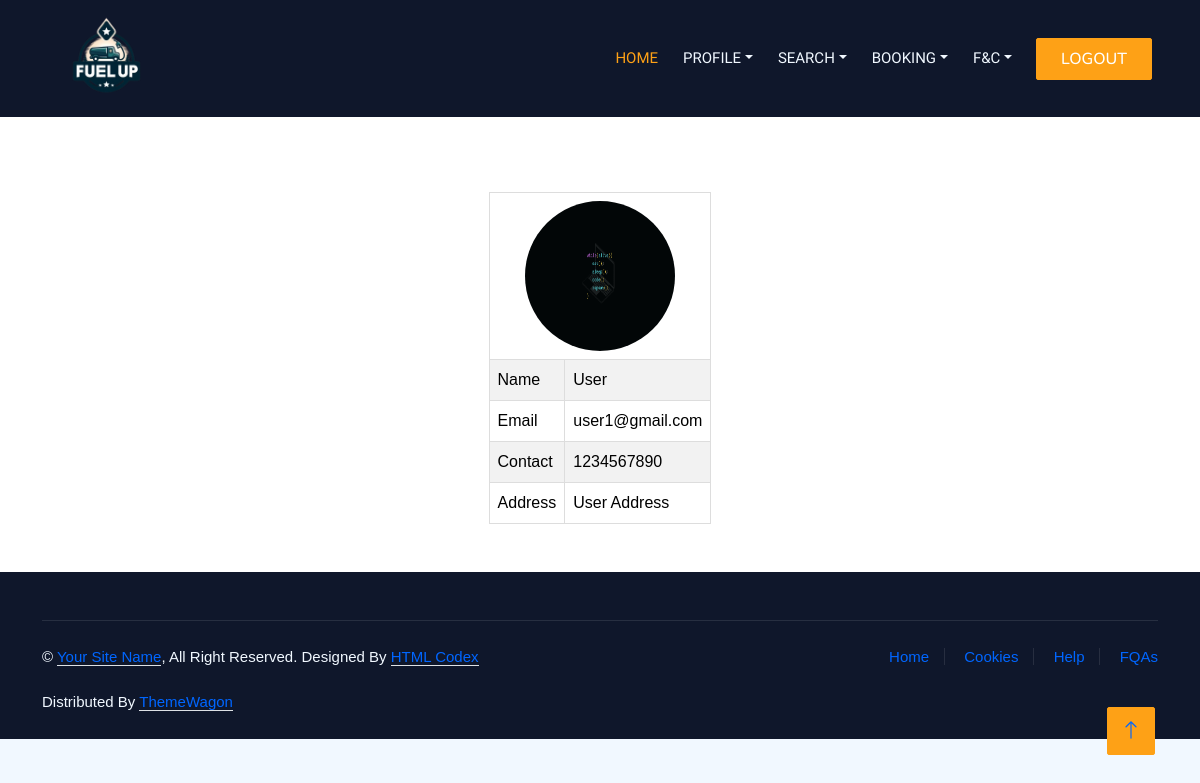
Screenshot of /User/Myprofile/ (signed in) with the database file from the repository.
### Guest/models.py (models this page shows)
class tbl_user(models.Model):
    user_name=models.CharField(max_length=20)
    user_email=models.CharField(max_length=30)
    user_contact=models.CharField(max_length=15)
    user_address=models.CharField(max_length=50)
    user_password=models.CharField(max_length=20)
    user_photo=models.FileField(upload_to='UserDoc/')
    place=models.ForeignKey(tbl_place,on_delete=models.CASCADE)

### User/views.py (the view)
# urls.py: path('Myprofile/',views.Myprofile,name="MyProfile"),
def Myprofile(request):
    if 'userid' in request.session:
        user=tbl_user.objects.get(id=request.session["userid"])
        return render(request,"User/Myprofile.html",{"User":user})
    else:
        return render(request,"Guest/Login.html")

### User/Templates/User/Myprofile.html (shortened to what this page needs)
{% extends 'User/header.html' %}
{% load static %}
{% block content %}
<br><br><br><br><br><br><br><br>
<!DOCTYPE html>
<html lang="en">
<head>
</head>
<body>
    <div id="tab">
    <table border="1" align="center">
        <tr>
            <td colspan="2" align="center"><img src="{{User.user_photo.url}}"  width="150" height="150" style="border-radius: 50%;"></td>
        </tr>
        <tr>
            <td>Name</td>
            <td>{{User.user_name}}</td>
        </tr>
        <tr>
            <td>Email</td>
            <td>{{User.user_email}}</td>
        </tr>
        <tr>
            <td>Contact</td>
            <td>{{User.user_contact}}</td>
        </tr>
        <tr>
            <td>Address</td>
            <td>{{User.user_address}}</td>
        </tr>
    </table>
</body>
</html>
{% endblock content %}

### Guest/static/login/css/style.css (style rules this page uses)
:root { --primary: #FEA116; --light: #F1F8FF; --dark: #0F172B; }

### Guest/static/form.css (style rules this page uses)
#tab { font-family: "Trebuchet MS", Arial, Helvetica, sans-serif; border-collapse: collapse; width: 100%; }
#tab td, #tab th { border: 1px solid #ddd; padding: 8px; color: #000; }
#tab tr:nth-child(even) { background-color: #f2f2f2; }

### rows the page displays
tbl_user: user_photo (picture), user_name "User", user_email "user1@gmail.com", user_contact "1234567890", user_address "User Address"
